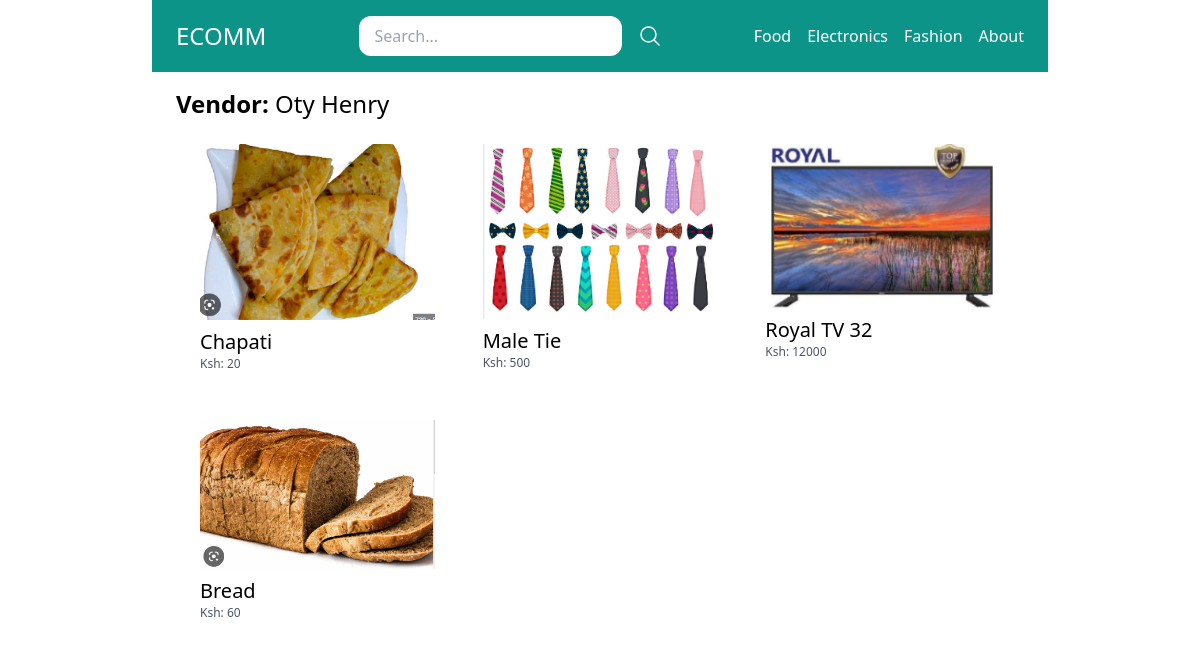
/vendors/1/, run on the app's committed database.
### store/models.py (models this page shows, shortened)
class Category(models.Model):
    title = models.CharField(max_length=50)
    slug = models.SlugField(max_length=50)
    class Meta:
        verbose_name_plural = 'Categories'

class Product(models.Model):
    category = models.ForeignKey(Category, related_name='products', on_delete=models.CASCADE)
    user = models.ForeignKey(User, related_name='products', on_delete=models.CASCADE)
    title = models.CharField(max_length=50)
    slug = models.SlugField(max_length=50)
    description = models.TextField(max_length=300, blank=True, null=True)
    price = models.IntegerField()
    image = models.ImageField(upload_to='uploads/product_images/', blank=True, null=True)
    created_at = models.DateTimeField(auto_now_add=True)
    updated_at = models.DateTimeField(auto_now=True)
    DRAFT = 'draft'
    WAITING_APPROVAL = 'waiting_approval'
    ACTIVE = 'active'
    DELETED = 'deleted'
    STATUS_CHOICES = (
        (DRAFT, 'Draft'),
        (WAITING_APPROVAL, 'Waiting Approval'),
        (ACTIVE, 'Active'),
        (DELETED, 'Deleted'),
    )
    status = models.CharField(max_length=50, choices=STATUS_CHOICES, default=ACTIVE)
    class Meta:
        ordering = ('-created_at', )

### userprofile/views.py (the view)
# urls.py: path('vendors/<int:pk>/', views.vendorDetail, name='vendor_detail'),
def vendorDetail(request, pk):
    user = User.objects.get(pk=pk)
    products = user.products.filter(status=Product.ACTIVE)
    return render(request, 'userprofile/vendor_detail.html', {
        'user': user,
        'products': products
        })

### store/templatetags/menu.py (called while the page is built)
@register.inclusion_tag('core/menu.html')
def menu():
    categories  = Category.objects.all()
    return {'categories': categories}

### userprofile/templates/userprofile/vendor_detail.html (shortened to what this page needs)
{% extends 'core/base.html' %}
{% block content %}
    <h1 class="text-2xl"><strong>Vendor:</strong> {% firstof user.get_full_name user.username %}</h1>
    <div class="flex flex-wrap ">
        {% for product in products %}
            <div class="product w-1/3 p-2">
                <div class="p-4 bg-gray-150">
                    <a href="{% url 'product_detail' product.category.slug product.slug %}">
                        {% if product.image %}
                            <div class="image mb-2">
                                <img src="{{product.image.url}}" alt="{{product.title}} Image">
                            </div>
                        {% endif %}
                        <h2 class="text-xl">{{product.title}}</h2>
                        <p class="text-xs text-gray-600">Ksh: {{product.price}}</p>
                    </a>
                </div>
            </div>
        {% endfor %}
    </div>
{% endblock %}

### core/templates/core/menu.html
{% for category in categories %}
    <a href="{% url 'category_detail' category.slug %}" class="text-white">{{category.title}}</a>
{% endfor %}
<a href="{% url 'aboutpage' %}" class="text-white">About</a>

### data on the page
Category: title "Food"
Category: title "Electronics"
Category: title "Fashion"
Product: image (picture), title "Chapati", price "20"
Product: image (picture), title "Male Tie", price "500"
Product: image (picture), title "Royal TV 32", price "12000"
Product: image (picture), title "Bread", price "60"
